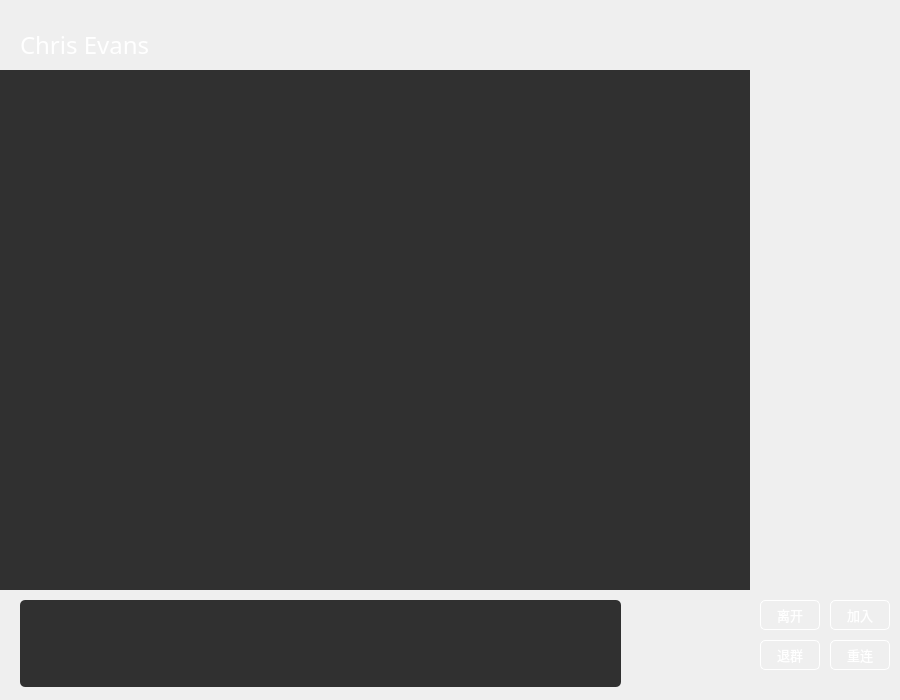
<?xml version="1.0" encoding="UTF-8"?>
<ui version="4.0">
 <class>ChatCell</class>
 <widget class="QWidget" name="ChatCell">
  <property name="geometry">
   <rect>
    <x>0</x>
    <y>0</y>
    <width>900</width>
    <height>700</height>
   </rect>
  </property>
  <property name="windowTitle">
   <string>Form</string>
  </property>
  <property name="styleSheet">
   <string notr="true"/>
  </property>
  <widget class="QWidget" name="chat_title" native="true">
   <property name="geometry">
    <rect>
     <x>0</x>
     <y>0</y>
     <width>900</width>
     <height>70</height>
    </rect>
   </property>
   <property name="styleSheet">
    <string notr="true"/>
   </property>
   <widget class="QLabel" name="chat_object">
    <property name="geometry">
     <rect>
      <x>20</x>
      <y>25</y>
      <width>500</width>
      <height>40</height>
     </rect>
    </property>
    <property name="font">
     <font>
      <family>等线</family>
      <pointsize>18</pointsize>
     </font>
    </property>
    <property name="styleSheet">
     <string notr="true">background: rgba(0,0,0,0); color: white;</string>
    </property>
    <property name="text">
     <string>Chris Evans</string>
    </property>
   </widget>
  </widget>
  <widget class="QWidget" name="chat_record" native="true">
   <property name="geometry">
    <rect>
     <x>0</x>
     <y>70</y>
     <width>750</width>
     <height>520</height>
    </rect>
   </property>
   <property name="styleSheet">
    <string notr="true">background: rgba(0,0,0,0.8);</string>
   </property>
   <widget class="QTextBrowser" name="recordList">
    <property name="geometry">
     <rect>
      <x>10</x>
      <y>20</y>
      <width>730</width>
      <height>480</height>
     </rect>
    </property>
    <property name="font">
     <font>
      <family>等线</family>
      <pointsize>10</pointsize>
     </font>
    </property>
    <property name="styleSheet">
     <string notr="true">background: rgba(0,0,0,0); border: 0px;color: white;</string>
    </property>
   </widget>
  </widget>
  <widget class="QWidget" name="chat_setting" native="true">
   <property name="geometry">
    <rect>
     <x>750</x>
     <y>70</y>
     <width>150</width>
     <height>630</height>
    </rect>
   </property>
   <widget class="QTextBrowser" name="chat_information">
    <property name="geometry">
     <rect>
      <x>10</x>
      <y>20</y>
      <width>130</width>
      <height>500</height>
     </rect>
    </property>
    <property name="font">
     <font>
      <family>等线</family>
      <pointsize>10</pointsize>
     </font>
    </property>
    <property name="styleSheet">
     <string notr="true">background: rgba(0,0,0,0); color: white;border: 0px;</string>
    </property>
   </widget>
   <widget class="QPushButton" name="chat_breakButton">
    <property name="geometry">
     <rect>
      <x>10</x>
      <y>530</y>
      <width>60</width>
      <height>30</height>
     </rect>
    </property>
    <property name="font">
     <font>
      <family>等线</family>
      <pointsize>10</pointsize>
     </font>
    </property>
    <property name="styleSheet">
     <string notr="true">color: white; background: rgba(0,0,0,0); border: 1px solid white; border-radius: 5px;</string>
    </property>
    <property name="text">
     <string>离开</string>
    </property>
   </widget>
   <widget class="QPushButton" name="chat_refreshButton">
    <property name="geometry">
     <rect>
      <x>80</x>
      <y>570</y>
      <width>60</width>
      <height>30</height>
     </rect>
    </property>
    <property name="font">
     <font>
      <family>等线</family>
      <pointsize>10</pointsize>
     </font>
    </property>
    <property name="styleSheet">
     <string notr="true">color: white; background: rgba(0,0,0,0); border: 1px solid white; border-radius: 5px;</string>
    </property>
    <property name="text">
     <string>重连</string>
    </property>
   </widget>
   <widget class="QPushButton" name="chat_exitButton">
    <property name="geometry">
     <rect>
      <x>10</x>
      <y>570</y>
      <width>60</width>
      <height>30</height>
     </rect>
    </property>
    <property name="font">
     <font>
      <family>等线</family>
      <pointsize>10</pointsize>
     </font>
    </property>
    <property name="styleSheet">
     <string notr="true">color: white; background: rgba(0,0,0,0); border: 1px solid white; border-radius: 5px;</string>
    </property>
    <property name="text">
     <string>退群</string>
    </property>
   </widget>
   <widget class="QPushButton" name="chat_enterButton">
    <property name="geometry">
     <rect>
      <x>80</x>
      <y>530</y>
      <width>60</width>
      <height>30</height>
     </rect>
    </property>
    <property name="font">
     <font>
      <family>等线</family>
      <pointsize>10</pointsize>
     </font>
    </property>
    <property name="styleSheet">
     <string notr="true">color: white; background: rgba(0,0,0,0); border: 1px solid white; border-radius: 5px;</string>
    </property>
    <property name="text">
     <string>加入</string>
    </property>
   </widget>
   <zorder>chat_information</zorder>
   <zorder>chat_refreshButton</zorder>
   <zorder>chat_exitButton</zorder>
   <zorder>chat_breakButton</zorder>
   <zorder>chat_enterButton</zorder>
  </widget>
  <widget class="QWidget" name="widget" native="true">
   <property name="geometry">
    <rect>
     <x>0</x>
     <y>590</y>
     <width>750</width>
     <height>110</height>
    </rect>
   </property>
   <widget class="QTextEdit" name="chat_messageInput">
    <property name="geometry">
     <rect>
      <x>20</x>
      <y>10</y>
      <width>601</width>
      <height>87</height>
     </rect>
    </property>
    <property name="font">
     <font>
      <family>等线</family>
      <pointsize>10</pointsize>
     </font>
    </property>
    <property name="styleSheet">
     <string notr="true">background: rgba(0,0,0,0.8); border-radius: 5px; color: white;</string>
    </property>
   </widget>
   <widget class="QPushButton" name="chat_sendButton">
    <property name="geometry">
     <rect>
      <x>630</x>
      <y>30</y>
      <width>93</width>
      <height>50</height>
     </rect>
    </property>
    <property name="cursor">
     <cursorShape>PointingHandCursor</cursorShape>
    </property>
    <property name="text">
     <string/>
    </property>
    <property name="icon">
     <iconset resource="../images.qrc">
      <normaloff>:/new/buttons/images/buttons/send.png</normaloff>:/new/buttons/images/buttons/send.png</iconset>
    </property>
    <property name="iconSize">
     <size>
      <width>50</width>
      <height>50</height>
     </size>
    </property>
    <property name="flat">
     <bool>true</bool>
    </property>
   </widget>
  </widget>
 </widget>
 <resources>
  <include location="../images.qrc"/>
 </resources>
 <connections/>
</ui>
